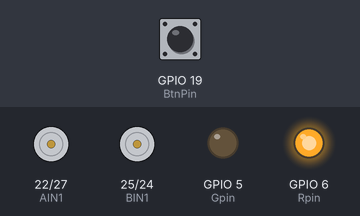
This program was run on a simulated Raspberry Pi (BCM pin numbers). On the bench: motor-driver pin pairs drawn as motors (green arrow = first pin HIGH = forward, orange = second pin HIGH = backward, longer = more drive, scaled by the enable pin), output pins drawn as LEDs (lit = HIGH). The inputs (shaded band) are chosen by the test bench; at power-on: GPIO 19 (BtnPin) HIGH.

Above: at 5.0 s.
5.1 s: GPIO 19 (BtnPin) pulled LOW for 0.15 s
At 5.6 s:
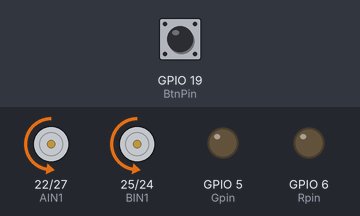
At 6.1 s:
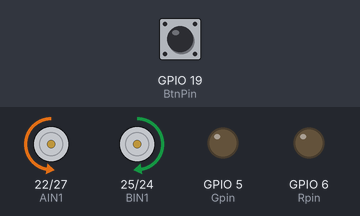
Timing chart, 0 to 14.1 s (numbered marks = the images above; inputs shaded):
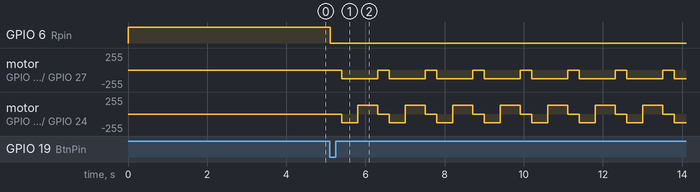

Measured:
- after the input at 5.1 s, GPIO 6 (Rpin): HIGH → LOW at once; motor on GPIO 22 (AIN1) / GPIO 27 (AIN2): alternates backward 128/255 for 0.90 s and stopped for 0.30 s, starting after 0.31 s

The program:

avoid.py
```python
import RPi.GPIO as GPIO
import time


A_SensorRight = 16
A_SensorLeft = 12

PWMA = 18
AIN1 = 22
AIN2 = 27

PWMB = 23
BIN1 = 25
BIN2 = 24

BtnPin = 19
Gpin = 5
Rpin = 6


def t_up(speed,t_time):
    """前进"""
    L_Motor.ChangeDutyCycle(speed)
    GPIO.output(AIN2, False)
    GPIO.output(AIN1, True)                     # 左前

    R_Motor.ChangeDutyCycle(speed)
    GPIO.output(BIN2, False)
    GPIO.output(BIN1, True)                     # 右前
    time.sleep(t_time)


def t_down(speed,t_time):
    """后退"""
    L_Motor.ChangeDutyCycle(speed)
    GPIO.output(AIN2, True)                     # 左后
    GPIO.output(AIN1, False)

    R_Motor.ChangeDutyCycle(speed)
    GPIO.output(BIN2, True)                     # 右后
    GPIO.output(BIN1, False)
    time.sleep(t_time)


def t_left(speed,t_time):
    """原地左转"""
    L_Motor.ChangeDutyCycle(speed)
    GPIO.output(AIN2, True)                     # 左后
    GPIO.output(AIN1, False)

    R_Motor.ChangeDutyCycle(speed)
    GPIO.output(BIN2, False)
    GPIO.output(BIN1, True)                     # 右前
    time.sleep(t_time)


def t_right(speed,t_time):
    """原地右转"""
    L_Motor.ChangeDutyCycle(speed)
    GPIO.output(AIN2, False)
    GPIO.output(AIN1, True)                     # 左前

    R_Motor.ChangeDutyCycle(speed)
    GPIO.output(BIN2, True)                     # 右后
    GPIO.output(BIN1, False)
    time.sleep(t_time)


def t_stop(t_time):
    """停止"""
    L_Motor.ChangeDutyCycle(0)
    GPIO.output(AIN2, False)
    GPIO.output(AIN1, False)

    R_Motor.ChangeDutyCycle(0)
    GPIO.output(BIN2, False)
    GPIO.output(BIN1, False)
    time.sleep(t_time)


def setup():
    """初始化"""
    GPIO.setwarnings(False)                                # 忽略警告
    GPIO.setmode(GPIO.BCM)                                 # 设置编号方式

    GPIO.setup(Gpin, GPIO.OUT)                             # 将绿色LED引脚模式设置为输出
    GPIO.setup(Rpin, GPIO.OUT)                             # 将红色LED引脚模式设置为输出
    GPIO.setup(BtnPin, GPIO.IN, pull_up_down=GPIO.PUD_UP)  # 设置BtnPin的模式输入，并上拉至高电平（4.3V）
    GPIO.setup(A_SensorRight, GPIO.IN)                     # 设置为输入模式
    GPIO.setup(A_SensorLeft, GPIO.IN)

    GPIO.setup(AIN2, GPIO.OUT)                             # 设置为输出模式
    GPIO.setup(AIN1, GPIO.OUT)
    GPIO.setup(PWMA, GPIO.OUT)

    GPIO.setup(BIN1, GPIO.OUT)
    GPIO.setup(BIN2, GPIO.OUT)
    GPIO.setup(PWMB, GPIO.OUT)

    global L_Motor                                         # 设置全局变量
    L_Motor = GPIO.PWM(PWMA, 100)                          # 初始化一个频率为100Hz的PWM实例
    L_Motor.start(0)                                       # 启用PWM

    global R_Motor
    R_Motor = GPIO.PWM(PWMB, 100)
    R_Motor.start(0)


def destroy():
    """释放资源"""
    L_Motor.stop()                                         # 停止PWM实例
    R_Motor.stop()
    GPIO.cleanup()                                         # 释放引脚


def keyscan():
    """按键开关"""
    while not GPIO.input(BtnPin):                          # 监听BtnPin是否为低电平
        pass
    while GPIO.input(BtnPin):                              # 监听BtnPin是否为高电平，低->高，按键按下，程序往下执行
        time.sleep(0.01)
        val = GPIO.input(BtnPin)
        if val:
            GPIO.output(Rpin, 1)
            while not GPIO.input(BtnPin):
                GPIO.output(Rpin, 0)
        else:
            GPIO.output(Rpin, 0)


def loop():
    """主循环"""
    while True:
        SR_2 = GPIO.input(A_SensorRight)                   # 右探头，检测到障碍物时，接收到红外信号，输出低电平
        SL_2 = GPIO.input(A_SensorLeft)                    # 左探头，检测到障碍物时，接收到红外信号，输出低电平
        if SL_2 == True and SR_2 == True:                  # 都未检测障碍物
            print("t_up")
            t_up(50, 0)                                    # 前进
        elif SL_2 == True and SR_2 == False:               # 右侧检测到障碍物
            print("Left")
            t_left(50, 0)                                  # 左转
        elif SL_2 == False and SR_2 == True:               # 左侧检测到障碍物
            print("Right")
            t_right(50, 0)                                 # 右转
        else:                                              # 两边都检测到障碍物
            t_stop(0.3)                                    # 停止前进
            t_down(50, 0.4)                                # 后退一定的距离
            t_left(50, 0.5)                                # 左转


if __name__ == '__main__':
    setup()
    keyscan()
    try:
        loop()
    except KeyboardInterrupt:                               # 使用“ Ctrl + C”快捷键终止程序
        destroy()
```
